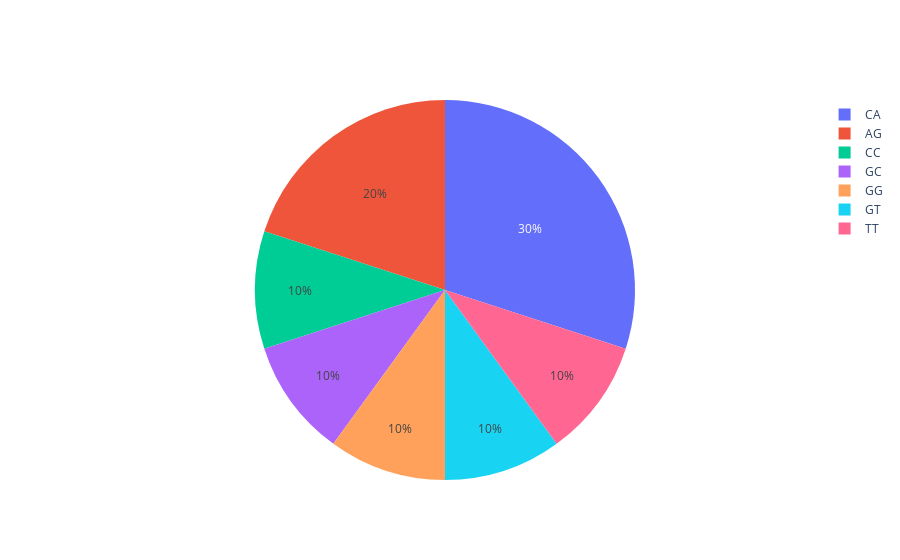

Notebook source saved alongside this figure:
### Code cell
# test the distribution

DNA_SEQUENCE = gk.create_dna_sequence("ATGC", 10)
kmer_list = gk.generate_kmers(DNA_SEQUENCE, 2)
tree = generate_tree(kmer_list)

# bst.show_tree(tree)

kmer_distriubtion = generate_distribution(tree)
print(kmer_distriubtion)
# gd.bar_graph(kmer_distriubtion)
gd.pie_chart(kmer_distriubtion)

# print the dictionary

### Figure 1 — Plotly figure (JSON) as saved in the notebook; plotly's stock layout.template omitted (floating-point values rounded to 4 significant figures)
{"data": [{"labels": ["AG", "CA", "CC", "GC", "GG", "GT", "TT"], "type": "pie", "values": [2, 3, 1, 1, 1, 1, 1]}], "layout": {}}
